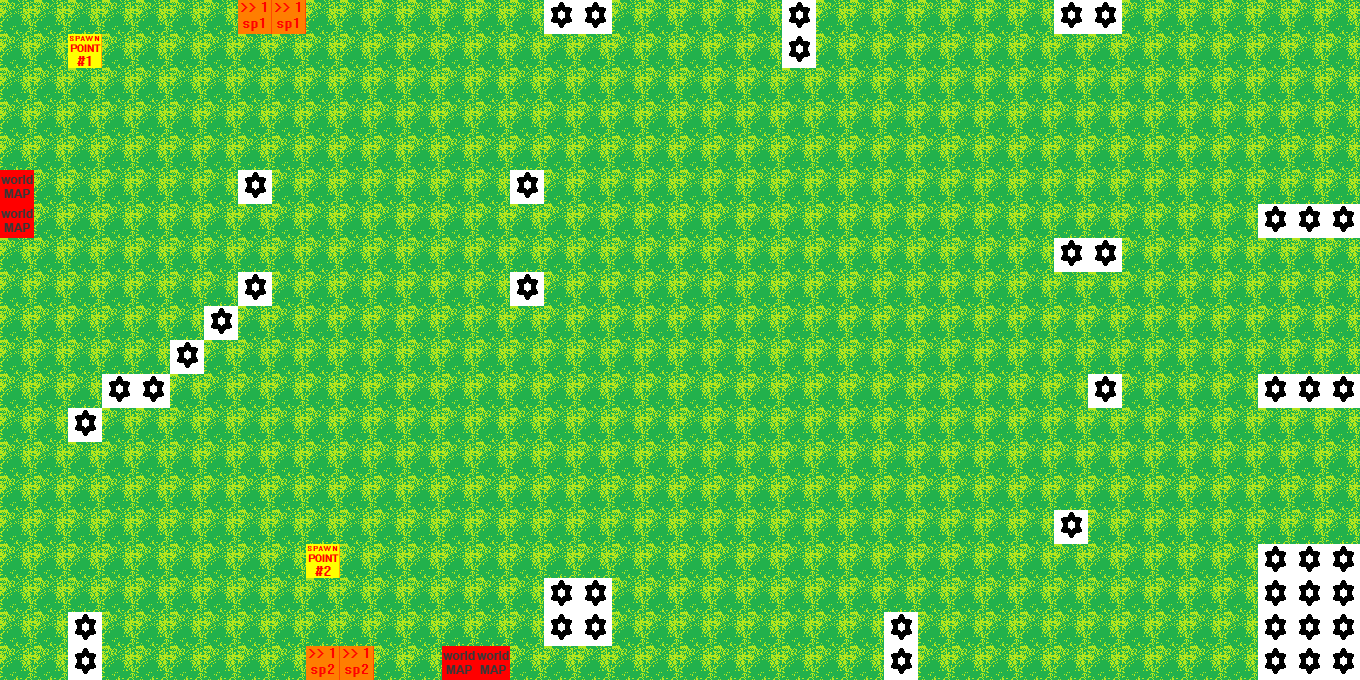

This is a level from a 2D game, rendered from its Tiled map with the project's own tilesets. A one-line summary and the map file follow, with tile-layer data summarised:
An orthogonal 40x20 tile map with 34x34 px tiles, 3 tile layers (map, monsters, special_effects).

<map version="1.0" orientation="orthogonal" width="40" height="20" tilewidth="34" tileheight="34">
 <tileset firstgid="1" name="sett" tilewidth="34" tileheight="34">
  <image source="tiles/sett.png" width="340" height="102" />
  <tile id="0">
   <properties>
    <property name="Solid" value="1" />
   </properties>
  </tile>
  <tile id="1">
   <properties>
    <property name="Solid" value="0" />
   </properties>
  </tile>
  <tile id="2">
   <properties>
    <property name="Solid" value="0" />
   </properties>
  </tile>
  <tile id="3">
   <properties>
    <property name="Solid" value="0" />
   </properties>
  </tile>
  <tile id="4">
   <properties>
    <property name="Solid" value="0" />
   </properties>
  </tile>
  <tile id="5">
   <properties>
    <property name="Solid" value="0" />
   </properties>
  </tile>
  <tile id="6">
   <properties>
    <property name="Monster" value="Star" />
    <property name="Solid" value="0" />
   </properties>
  </tile>
  <tile id="7">
   <properties>
    <property name="worldMap" value="1" />
   </properties>
  </tile>
  <tile id="8">
   <properties>
    <property name="npc" value="1" />
   </properties>
  </tile>
  <tile id="9">
   <properties>
    <property name="Solid" value="1" />
    <property name="itemChest" value="1" />
   </properties>
  </tile>
  <tile id="10">
   <properties>
    <property name="startPointID" value="1" />
    <property name="transportTarget" value="1" />
   </properties>
  </tile>
  <tile id="11">
   <properties>
    <property name="startPointID" value="2" />
    <property name="transportTarget" value="1" />
   </properties>
  </tile>
  <tile id="12">
   <properties>
    <property name="startPointID" value="3" />
    <property name="transportTarget" value="1" />
   </properties>
  </tile>
  <tile id="13">
   <properties>
    <property name="startPointID" value="1" />
    <property name="transportTarget" value="2" />
   </properties>
  </tile>
  <tile id="14">
   <properties>
    <property name="startPointID" value="2" />
    <property name="transportTarget" value="2" />
   </properties>
  </tile>
  <tile id="15">
   <properties>
    <property name="startPointID" value="3" />
    <property name="transportTarget" value="2" />
   </properties>
  </tile>
  <tile id="16">
   <properties>
    <property name="startPointID" value="1" />
    <property name="transportTarget" value="3" />
   </properties>
  </tile>
  <tile id="17">
   <properties>
    <property name="startPointID" value="2" />
    <property name="transportTarget" value="3" />
   </properties>
  </tile>
  <tile id="18">
   <properties>
    <property name="startPointID" value="3" />
    <property name="transportTarget" value="3" />
   </properties>
  </tile>
  <tile id="20">
   <properties>
    <property name="spID" value="1" />
   </properties>
  </tile>
  <tile id="21">
   <properties>
    <property name="spID" value="2" />
   </properties>
  </tile>
  <tile id="22">
   <properties>
    <property name="spID" value="3" />
   </properties>
  </tile>
 </tileset>
 <layer name="map" width="40" height="20">
  <data>[800 cells, 800 non-empty, 4 distinct tile ids]</data>
 </layer>
 <layer name="monsters" width="40" height="20">
  <data>[800 cells, 45 non-empty, 1 distinct tile ids]</data>
 </layer>
 <layer name="special_effects" width="40" height="20">
  <data>[800 cells, 2 non-empty, 2 distinct tile ids]</data>
 </layer>
</map>
